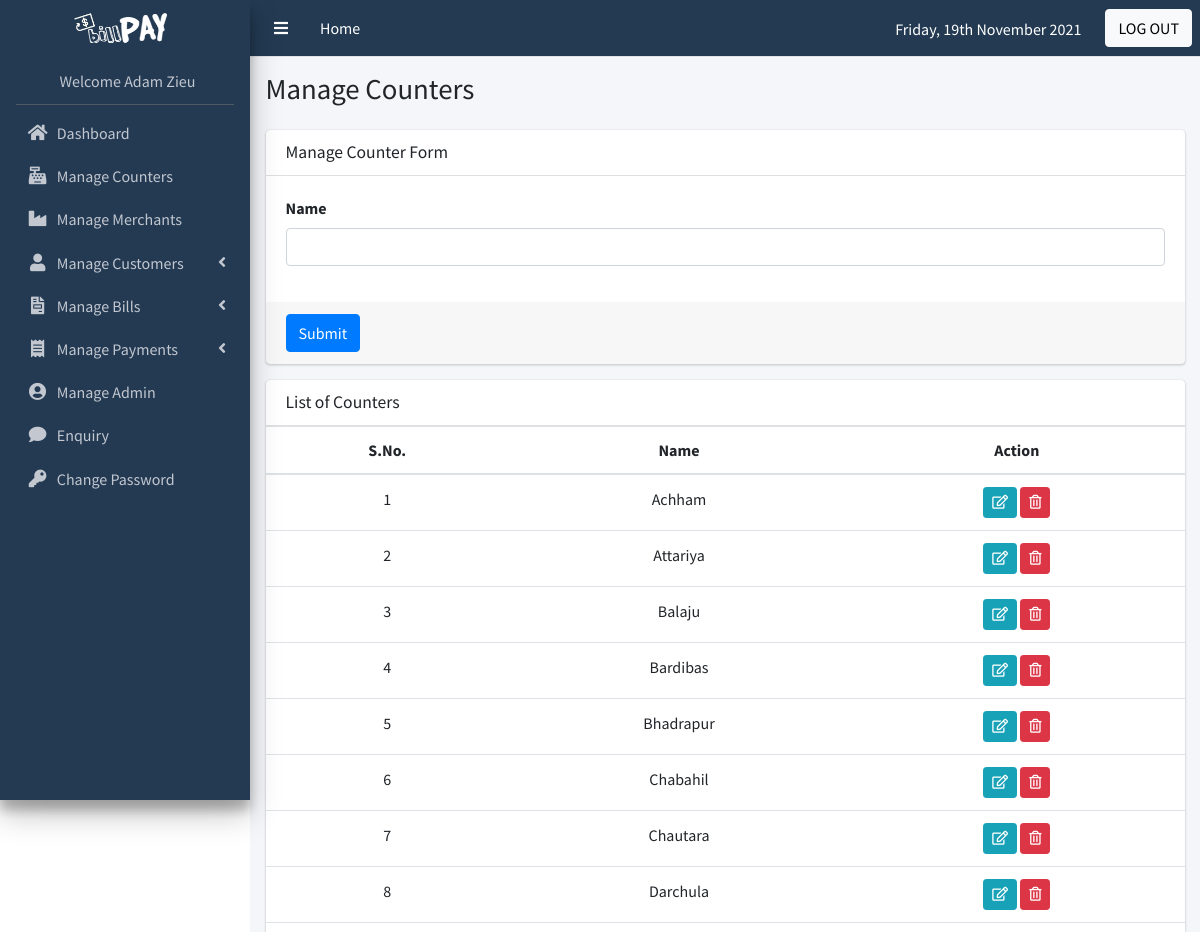
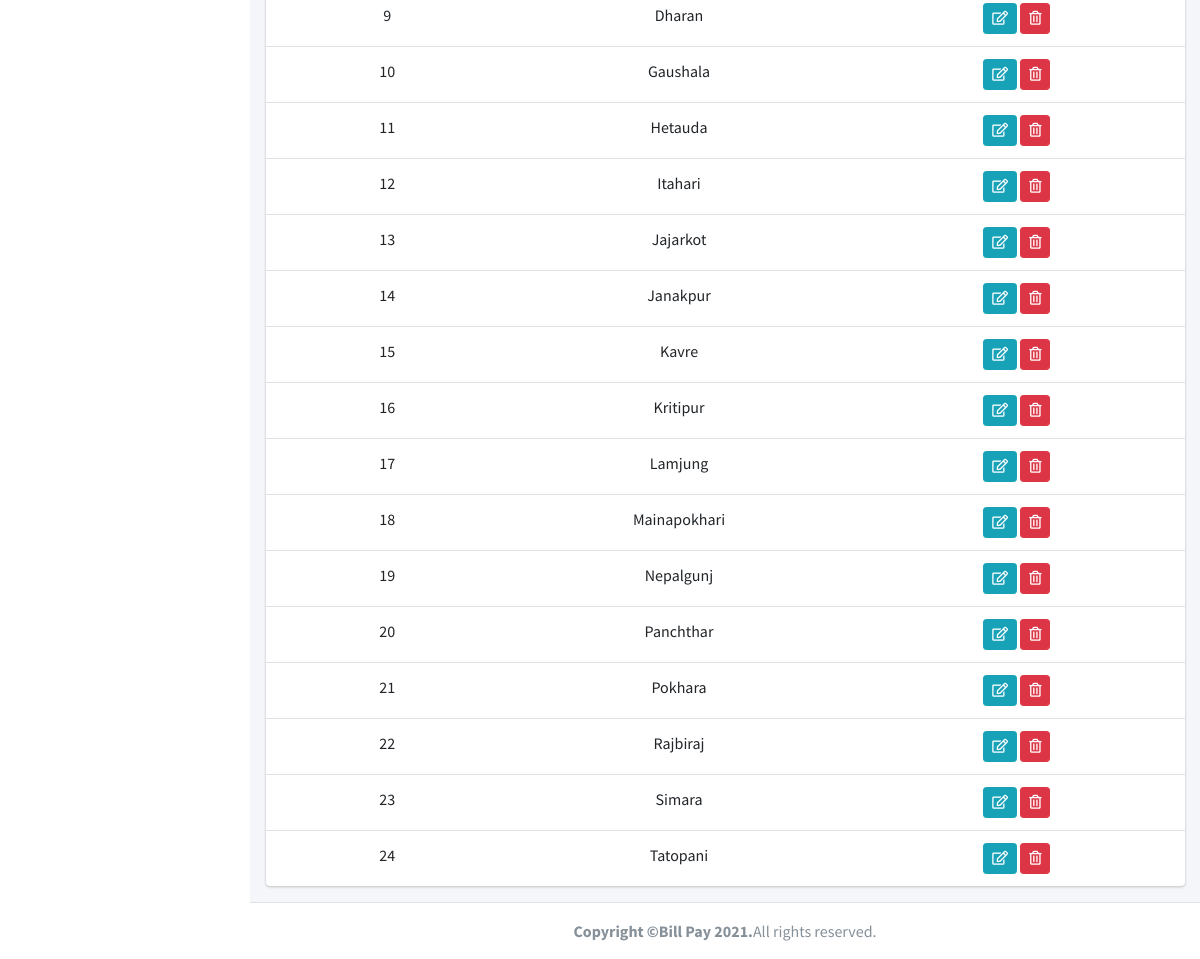
/public/public_html/backend/managingCounter (signed in), run on the app's committed database (2 pictures, top to bottom).
### tables this page shows
CREATE TABLE `tb_counters` (
  `c_id` int(11) NOT NULL,
  `name` varchar(255) NOT NULL
);

### public/functions/loadsTemplate.php (called while the page is built, shortened)
<?php
	function loadsTemplate($nameOfFile, $varsOfViews){
		extract($varsOfViews);
		require $nameOfFile;
		$pageContents = ob_get_clean();
		return $pageContents;
	}
?>

### public/pageControllers/backend/managingCounter.php (called while the page is built, shortened)
<?php
	$pageTitle = "BillPay - Manage Counters";
	if(isset($_GET['updateId'])){
		$currentCounter = $counterTbl->funcSelect('c_id' , $_GET['updateId']);
		$dataOfCounter=$currentCounter->fetch();
	}
	else{
		$dataOfCounter =[];
	}
	$counter_records=$counterTbl->funcAllSelect();
	$recordsOfCounter=$counter_records->fetchAll();
	$varsCriteria = [
        'recordsOfCounter'=>$recordsOfCounter,
        'dataOfCounter'=>$dataOfCounter
    ];
	$pageContents = loadsTemplate("../../views/backend/counter_v.php", $varsCriteria);
?>

### public/includes/bEnd_init.php (called while the page is built, shortened)
<?php
	require '../../diss_db/connectsDb.php';
	require '../../classes/DatabaseTbl.php';
	require '../../functions/loadsTemplate.php';
	$counterTbl = new DatabaseTbl('tb_counters');
?>

### public/classes/DatabaseTbl.php (called while the page is built, shortened)
<?php
  class DatabaseTbl{
    public $dbTable;
    public function __construct($dbTable)
    {
      $this->dbTable = $dbTable;
    }
 function funcAllSelect()
    {
      global $pdo;
      $stmtForQuery = $pdo->prepare("SELECT * FROM $this->dbTable" );
      $stmtForQuery->execute();
      return $stmtForQuery;
    }
  }
?>

### public/views/backend/counter_v.php (the view, shortened to what this page needs)
<div class="content-header">
  <div class="container-fluid">
    <div class="row mb-2">
      <div class="col-sm-6">
        <h1 class="m-0">Manage Counters</h1>
      </div>
    </div>
  </div>
</div>
<div class="content">
  <div class="container-fluid">
  	<div class="row">
  		<div class="col-md-12">
        <div class="card">
          <div class="card-header">
            <h3 class="card-title">Manage Counter Form</h3>
          </div>
          <form action="managingCounter" method="post" enctype="multipart/form-data">
            <div class="card-body">
              <div class="form-group">
                <label>Name</label>
                <input type="text" id="name" name="name" class="form-control" required = "" value="<?php if(isset($dataOfCounter['name']))echo $dataOfCounter['name']; ?>" >
              </div>
            </div>
            <div class="card-footer">
              <button class="btn btn-primary" type="submit" name="save_btn">Submit</button>
            </div>
          </form>
        </div>
      </div>
    </div>
    <div class="row">
      <div class="col-12">
        <div class="card">
          <div class="card-header">
            <h3 class="card-title">List of Counters</h3>
          </div>
          <div class="card-body table-responsive p-0">
            <table class="table table-head-fixed text-nowrap">
              <thead class="text-center">
                <tr>
                	<th>S.No.</th>
                  <th>Name</th>
                  <th>Action</th>
                </tr>
              </thead>
              <tbody>
                <?php
                  $i_counter = 1;
                  foreach ($recordsOfCounter as $counterInRow) {
                    echo '<tr class="col text-center">';
                    echo '<td>' . $i_counter++ . '</td>';
                    echo '<td>' . $counterInRow['name'] . '</td>';
                ?>
                <td>
                  <a href="managingCounter&updateId=<?php echo $counterInRow['c_id']?>" data-toggle="tooltip" title="Edit" class="btn btn-info btn-sm"><i class="far fa-edit"></i>
                  </a>
                  <a href="#" onclick="javascript: if(confirm('Do you want to delete it?')){document.location='managingCounter&removeId=<?php echo $counterInRow['c_id']?>';}" class="btn btn-danger btn-sm" data-toggle="tooltip" title="Delete"><i class="far fa-trash-alt"></i>
                  </a>
                </td>
                <?php
                  echo'</tr>';
                    }
                ?>
              </tbody>
            </table>
          </div>
        </div>
      </div>
    </div>
  </div>
</div>

### public/public_html/backend/index.php (shortened to what this page needs)
<?php
	require'../../includes/bEnd_init.php';
		if(isset($_GET['page'])){
			if (isset($_SESSION['signedIn1']) && $_SESSION['signedIn1'] == true)
				require '../../pageControllers/backend/'.$_GET['page']. '.php';
			else
				require '../../pageControllers/backend/adminHome.php';
		}
		else{
			require '../../pageControllers/backend/adminHome.php';
		}
		$varsOfViews = [
			'pageTitle' => $pageTitle,
			'pageContents' => $pageContents
		];
		echo loadsTemplate('../../views/backend/adminLayout.php', $varsOfViews);
?>

### public/views/backend/adminLayout.php (shortened to what this page needs)
<?php
  if (isset($_SESSION['signedIn1']) && $_SESSION['signedIn1'] == true) {
?>
<!DOCTYPE html>
<html lang="en">
<head>
  <?php include "../../includes/bdStyleLinks.php"; ?>
</head>
<body class="hold-transition sidebar-mini layout-fixed">
  <div class="wrapper">
    <nav class="main-header navbar navbar-expand" style="background-color:rgba(12, 37, 64, 0.9)">
      <ul class="navbar-nav" >
        <li class="nav-item">
          <a class="nav-link" style="color: white;" data-widget="pushmenu" href="#" role="button"><i class="fas fa-bars"></i>
          </a>
        </li>
        <li class="nav-item d-none d-sm-inline-block">
          <a style="color: white;" href="../homePage" class="nav-link">Home</a>
        </li>
      </ul>
      <ul class="navbar-nav ml-auto">
        <li class="mr-4 pt-2" style="color:white;"><?php echo date("l, jS F Y"); ?></li>
        <li class="nav-item">
          <button class="btn btn-light">
            <a style="color: black;" href="../backend/logout">LOG OUT</a>
          </button>
        </li>
      </ul>
    </nav>
    <aside class="main-sidebar sidebar-dark-primary elevation-4" style="background-color:rgba(12, 37, 64, 0.9)">
      <a class="navbar-brand ml-5 py-2">
        <img src="../../images/logo.png" height="40" alt="billPay">
      </a>
      <div class="sidebar">
        <div class="user-panel text-center m-2 ">
          <div class="info">
            <a href="#" class="d-block"><?php echo 'Welcome '.$_SESSION['fullName']; ?></a>
          </div>
        </div>
        <nav class="mt-0">
          <ul class="nav nav-pills nav-sidebar flex-column" data-widget="treeview" role="menu" data-accordion="false">
            <li class="nav-item">
              <a href="adminHome" class="nav-link">
                <i class="nav-icon fas fa-home"></i>
                <p>Dashboard</p>
              </a>
            </li>
            <?php
              if(($_SESSION['adminType'] == 'Super') || ($_SESSION['adminType'] == 'Electricity')){
                echo '<li class="nav-item">
                        <a href="managingCounter" class="nav-link">
                          <i class="nav-icon fas fa-cash-register"></i>
                          <p>Manage Counters</p>
                        </a>
                      </li>';
              }
            ?>
            <?php
              if(($_SESSION['adminType'] == 'Super') || ($_SESSION['adminType'] == 'Drinking water')){
                echo '<li class="nav-item">
                        <a href="managingMerchant" class="nav-link">
                          <i class="nav-icon fa fa-industry"></i>
                          <p>Manage Merchants</p>
                        </a>
                      </li>';
              }
            ?>
            <li class="nav-item">
              <a class="nav-link">
                <i class="nav-icon fas fa-user"></i>
                <p>Manage Customers<i class="right fas fa-angle-left"></i></p>
              </a>
            </li>
            <li class="nav-item">
              <a class="nav-link">
                <i class="nav-icon fas fa-file-invoice"></i>
                <p>Manage Bills<i class="right fas fa-angle-left"></i></p>
              </a>
            </li>
            <li class="nav-item">
              <a href="#" class="nav-link">
                <i class="nav-icon fas fa-receipt"></i>
                <p>Manage Payments<i class="right fas fa-angle-left"></i></p>
              </a>
            </li>
            <?php
              if($_SESSION['adminType'] == 'Super'){
                echo '<li class="nav-item">
                        <a href="listOfAdmin" class="nav-link">
                          <i class="nav-icon fa fa-user-circle"></i>
                          <p>Manage Admin</p>
                        </a>
                      </li>
                      <li class="nav-item">
                        <a href="listOfEnquiries" class="nav-link">
                          <i class="nav-icon fa fa-comment"></i>
                          <p>Enquiry</p>
                        </a>
                      </li>';
              }
            ?>
            <li class="nav-item">
              <a href="changePassword&updateId=<?php echo $_SESSION['admin_id']?>" class="nav-link">
                <i class="nav-icon fa fa-key"></i>
                <p>Change Password</p>
              </a>
            </li>
          </ul>
        </nav>
      </div>
    </aside>
    <div class="content-wrapper">
      <?php
        echo $pageContents;
      ?>
    </div>
  </div>
  <footer class="main-footer text-center">
    <strong>Copyright &copy;Bill Pay <script>document.write(new Date().getFullYear());</script>.</strong>All rights reserved.
  </footer>
</body>
</html>
<?php
  }
?>

### public/includes/bdStyleLinks.php (shortened to what this page needs)
<link href="https://cdnjs.cloudflare.com/ajax/libs/select2/4.0.6-rc.0/css/select2.min.css" rel="stylesheet" />
<link rel="stylesheet" href="../../admin_assests/plugins/fontawesome-free/css/all.min.css">
<link rel="stylesheet" href="../../admin_assests/dist/css/adminlte.min.css">

### data on the page
tb_counters: name "Achham"
tb_counters: name "Attariya"
tb_counters: name "Balaju"
tb_counters: name "Bardibas"
tb_counters: name "Bhadrapur"
tb_counters: name "Chabahil"
tb_counters: name "Chautara"
tb_counters: name "Darchula"
tb_counters: name "Dharan"
tb_counters: name "Gaushala"
tb_counters: name "Hetauda"
tb_counters: name "Itahari"
tb_counters: name "Jajarkot"
tb_counters: name "Janakpur"
tb_counters: name "Kavre"
tb_counters: name "Kritipur"
tb_counters: name "Lamjung"
tb_counters: name "Mainapokhari"
tb_counters: name "Nepalgunj"
tb_counters: name "Panchthar"
tb_counters: name "Pokhara"
tb_counters: name "Rajbiraj"
tb_counters: name "Simara"
tb_counters: name "Tatopani"

### other printed values
$_SESSION['fullName'] "Adam Zieu"
